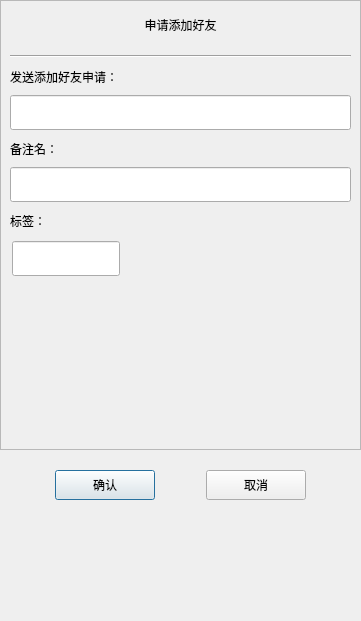
<?xml version="1.0" encoding="UTF-8"?>
<ui version="4.0">
 <class>ApplyFriend</class>
 <widget class="QDialog" name="ApplyFriend">
  <property name="geometry">
   <rect>
    <x>0</x>
    <y>0</y>
    <width>361</width>
    <height>621</height>
   </rect>
  </property>
  <property name="minimumSize">
   <size>
    <width>361</width>
    <height>621</height>
   </size>
  </property>
  <property name="maximumSize">
   <size>
    <width>361</width>
    <height>621</height>
   </size>
  </property>
  <property name="windowTitle">
   <string>Dialog</string>
  </property>
  <layout class="QVBoxLayout" name="verticalLayout">
   <property name="spacing">
    <number>0</number>
   </property>
   <property name="leftMargin">
    <number>0</number>
   </property>
   <property name="topMargin">
    <number>0</number>
   </property>
   <property name="rightMargin">
    <number>0</number>
   </property>
   <property name="bottomMargin">
    <number>10</number>
   </property>
   <item>
    <widget class="QScrollArea" name="scrollArea">
     <property name="minimumSize">
      <size>
       <width>0</width>
       <height>450</height>
      </size>
     </property>
     <property name="widgetResizable">
      <bool>true</bool>
     </property>
     <widget class="QWidget" name="scrollcontent">
      <property name="geometry">
       <rect>
        <x>0</x>
        <y>0</y>
        <width>359</width>
        <height>448</height>
       </rect>
      </property>
      <layout class="QVBoxLayout" name="verticalLayout_2">
       <property name="spacing">
        <number>9</number>
       </property>
       <property name="leftMargin">
        <number>0</number>
       </property>
       <property name="topMargin">
        <number>11</number>
       </property>
       <property name="rightMargin">
        <number>0</number>
       </property>
       <property name="bottomMargin">
        <number>11</number>
       </property>
       <item>
        <widget class="QLabel" name="apply_lb">
         <property name="minimumSize">
          <size>
           <width>0</width>
           <height>25</height>
          </size>
         </property>
         <property name="maximumSize">
          <size>
           <width>16777215</width>
           <height>25</height>
          </size>
         </property>
         <property name="text">
          <string>申请添加好友</string>
         </property>
         <property name="alignment">
          <set>Qt::AlignmentFlag::AlignCenter</set>
         </property>
        </widget>
       </item>
       <item>
        <widget class="QWidget" name="apply_wid" native="true">
         <layout class="QVBoxLayout" name="verticalLayout_3">
          <item>
           <widget class="Line" name="line">
            <property name="orientation">
             <enum>Qt::Orientation::Horizontal</enum>
            </property>
           </widget>
          </item>
          <item>
           <widget class="QLabel" name="label">
            <property name="minimumSize">
             <size>
              <width>0</width>
              <height>25</height>
             </size>
            </property>
            <property name="maximumSize">
             <size>
              <width>16777215</width>
              <height>25</height>
             </size>
            </property>
            <property name="text">
             <string>发送添加好友申请：</string>
            </property>
           </widget>
          </item>
          <item>
           <widget class="GDCustomizeEdit" name="name_ed">
            <property name="minimumSize">
             <size>
              <width>0</width>
              <height>35</height>
             </size>
            </property>
            <property name="maximumSize">
             <size>
              <width>16777215</width>
              <height>35</height>
             </size>
            </property>
           </widget>
          </item>
          <item>
           <widget class="QLabel" name="label_2">
            <property name="minimumSize">
             <size>
              <width>0</width>
              <height>25</height>
             </size>
            </property>
            <property name="maximumSize">
             <size>
              <width>16777215</width>
              <height>25</height>
             </size>
            </property>
            <property name="text">
             <string>备注名：</string>
            </property>
           </widget>
          </item>
          <item>
           <widget class="GDCustomizeEdit" name="back_ed">
            <property name="minimumSize">
             <size>
              <width>0</width>
              <height>35</height>
             </size>
            </property>
            <property name="maximumSize">
             <size>
              <width>16777215</width>
              <height>35</height>
             </size>
            </property>
           </widget>
          </item>
          <item>
           <widget class="QLabel" name="label_3">
            <property name="minimumSize">
             <size>
              <width>0</width>
              <height>25</height>
             </size>
            </property>
            <property name="maximumSize">
             <size>
              <width>16777215</width>
              <height>25</height>
             </size>
            </property>
            <property name="text">
             <string>标签：</string>
            </property>
           </widget>
          </item>
          <item>
           <widget class="QWidget" name="label_group_wid" native="true">
            <property name="minimumSize">
             <size>
              <width>0</width>
              <height>50</height>
             </size>
            </property>
            <layout class="QVBoxLayout" name="verticalLayout_4">
             <property name="spacing">
              <number>0</number>
             </property>
             <property name="leftMargin">
              <number>0</number>
             </property>
             <property name="topMargin">
              <number>0</number>
             </property>
             <property name="rightMargin">
              <number>0</number>
             </property>
             <property name="bottomMargin">
              <number>0</number>
             </property>
             <item>
              <widget class="QWidget" name="gridWidget" native="true">
               <property name="minimumSize">
                <size>
                 <width>0</width>
                 <height>40</height>
                </size>
               </property>
               <property name="maximumSize">
                <size>
                 <width>16777215</width>
                 <height>40</height>
                </size>
               </property>
               <widget class="GDCustomizeEdit" name="lb_ed">
                <property name="geometry">
                 <rect>
                  <x>2</x>
                  <y>2</y>
                  <width>108</width>
                  <height>35</height>
                 </rect>
                </property>
                <property name="maximumSize">
                 <size>
                  <width>16777215</width>
                  <height>35</height>
                 </size>
                </property>
               </widget>
              </widget>
             </item>
             <item>
              <widget class="FriendLabel" name="input_tip_wid" native="true">
               <property name="minimumSize">
                <size>
                 <width>0</width>
                 <height>50</height>
                </size>
               </property>
               <property name="maximumSize">
                <size>
                 <width>16777215</width>
                 <height>50</height>
                </size>
               </property>
               <layout class="QVBoxLayout" name="verticalLayout_5">
                <property name="spacing">
                 <number>0</number>
                </property>
                <property name="leftMargin">
                 <number>0</number>
                </property>
                <property name="topMargin">
                 <number>0</number>
                </property>
                <property name="rightMargin">
                 <number>0</number>
                </property>
                <property name="bottomMargin">
                 <number>0</number>
                </property>
                <item>
                 <widget class="ClickedOnceLabel" name="tip_lb">
                  <property name="text">
                   <string/>
                  </property>
                 </widget>
                </item>
               </layout>
              </widget>
             </item>
            </layout>
           </widget>
          </item>
          <item>
           <widget class="QWidget" name="widget" native="true">
            <property name="minimumSize">
             <size>
              <width>0</width>
              <height>60</height>
             </size>
            </property>
            <layout class="QHBoxLayout" name="horizontalLayout_2">
             <property name="spacing">
              <number>7</number>
             </property>
             <property name="leftMargin">
              <number>0</number>
             </property>
             <property name="topMargin">
              <number>0</number>
             </property>
             <property name="rightMargin">
              <number>0</number>
             </property>
             <property name="bottomMargin">
              <number>0</number>
             </property>
             <item>
              <widget class="QWidget" name="lb_list" native="true">
               <property name="minimumSize">
                <size>
                 <width>287</width>
                 <height>50</height>
                </size>
               </property>
               <property name="maximumSize">
                <size>
                 <width>287</width>
                 <height>16777215</height>
                </size>
               </property>
              </widget>
             </item>
             <item>
              <widget class="QWidget" name="more_lb_wid" native="true">
               <property name="minimumSize">
                <size>
                 <width>30</width>
                 <height>0</height>
                </size>
               </property>
               <property name="maximumSize">
                <size>
                 <width>30</width>
                 <height>16777215</height>
                </size>
               </property>
               <layout class="QVBoxLayout" name="verticalLayout_6">
                <item>
                 <spacer name="verticalSpacer_3">
                  <property name="orientation">
                   <enum>Qt::Orientation::Vertical</enum>
                  </property>
                  <property name="sizeHint" stdset="0">
                   <size>
                    <width>20</width>
                    <height>40</height>
                   </size>
                  </property>
                 </spacer>
                </item>
                <item>
                 <widget class="ClickedOnceLabel" name="more_lb">
                  <property name="minimumSize">
                   <size>
                    <width>25</width>
                    <height>25</height>
                   </size>
                  </property>
                  <property name="maximumSize">
                   <size>
                    <width>25</width>
                    <height>25</height>
                   </size>
                  </property>
                  <property name="text">
                   <string/>
                  </property>
                 </widget>
                </item>
                <item>
                 <spacer name="verticalSpacer_4">
                  <property name="orientation">
                   <enum>Qt::Orientation::Vertical</enum>
                  </property>
                  <property name="sizeHint" stdset="0">
                   <size>
                    <width>20</width>
                    <height>40</height>
                   </size>
                  </property>
                 </spacer>
                </item>
               </layout>
              </widget>
             </item>
            </layout>
           </widget>
          </item>
         </layout>
        </widget>
       </item>
      </layout>
     </widget>
    </widget>
   </item>
   <item>
    <spacer name="verticalSpacer_2">
     <property name="orientation">
      <enum>Qt::Orientation::Vertical</enum>
     </property>
     <property name="sizeType">
      <enum>QSizePolicy::Policy::Fixed</enum>
     </property>
     <property name="sizeHint" stdset="0">
      <size>
       <width>20</width>
       <height>10</height>
      </size>
     </property>
    </spacer>
   </item>
   <item>
    <widget class="QWidget" name="apply_sure_wid" native="true">
     <property name="minimumSize">
      <size>
       <width>0</width>
       <height>50</height>
      </size>
     </property>
     <layout class="QHBoxLayout" name="horizontalLayout">
      <item>
       <spacer name="horizontalSpacer">
        <property name="orientation">
         <enum>Qt::Orientation::Horizontal</enum>
        </property>
        <property name="sizeHint" stdset="0">
         <size>
          <width>40</width>
          <height>20</height>
         </size>
        </property>
       </spacer>
      </item>
      <item>
       <widget class="GDClickedBtn" name="sure_btn">
        <property name="minimumSize">
         <size>
          <width>100</width>
          <height>30</height>
         </size>
        </property>
        <property name="maximumSize">
         <size>
          <width>100</width>
          <height>30</height>
         </size>
        </property>
        <property name="text">
         <string>确认</string>
        </property>
       </widget>
      </item>
      <item>
       <spacer name="horizontalSpacer_3">
        <property name="orientation">
         <enum>Qt::Orientation::Horizontal</enum>
        </property>
        <property name="sizeHint" stdset="0">
         <size>
          <width>40</width>
          <height>20</height>
         </size>
        </property>
       </spacer>
      </item>
      <item>
       <widget class="GDClickedBtn" name="cancel_btn">
        <property name="minimumSize">
         <size>
          <width>100</width>
          <height>30</height>
         </size>
        </property>
        <property name="maximumSize">
         <size>
          <width>100</width>
          <height>30</height>
         </size>
        </property>
        <property name="text">
         <string>取消</string>
        </property>
       </widget>
      </item>
      <item>
       <spacer name="horizontalSpacer_2">
        <property name="orientation">
         <enum>Qt::Orientation::Horizontal</enum>
        </property>
        <property name="sizeHint" stdset="0">
         <size>
          <width>40</width>
          <height>20</height>
         </size>
        </property>
       </spacer>
      </item>
     </layout>
    </widget>
   </item>
   <item>
    <spacer name="verticalSpacer">
     <property name="orientation">
      <enum>Qt::Orientation::Vertical</enum>
     </property>
     <property name="sizeHint" stdset="0">
      <size>
       <width>20</width>
       <height>40</height>
      </size>
     </property>
    </spacer>
   </item>
  </layout>
 </widget>
 <customwidgets>
  <customwidget>
   <class>GDClickedBtn</class>
   <extends>QPushButton</extends>
   <header location="global">gdclickedbtn.h</header>
  </customwidget>
  <customwidget>
   <class>GDCustomizeEdit</class>
   <extends>QLineEdit</extends>
   <header location="global">gdcustomizeedit.h</header>
  </customwidget>
  <customwidget>
   <class>ClickedOnceLabel</class>
   <extends>QLabel</extends>
   <header>clickedoncelabel.h</header>
  </customwidget>
  <customwidget>
   <class>FriendLabel</class>
   <extends>QWidget</extends>
   <header>friendlabel.h</header>
   <container>1</container>
  </customwidget>
 </customwidgets>
 <resources/>
 <connections/>
</ui>
